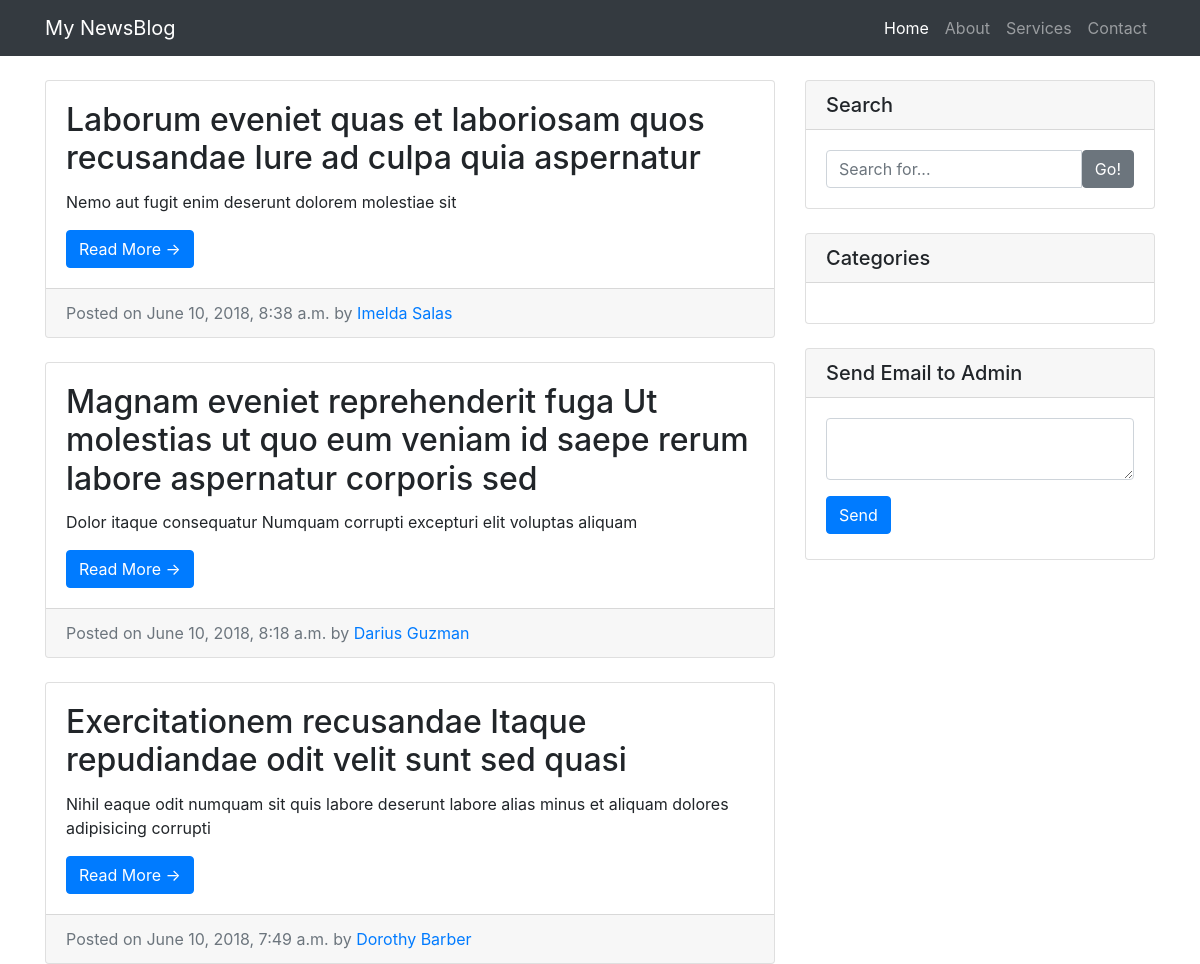
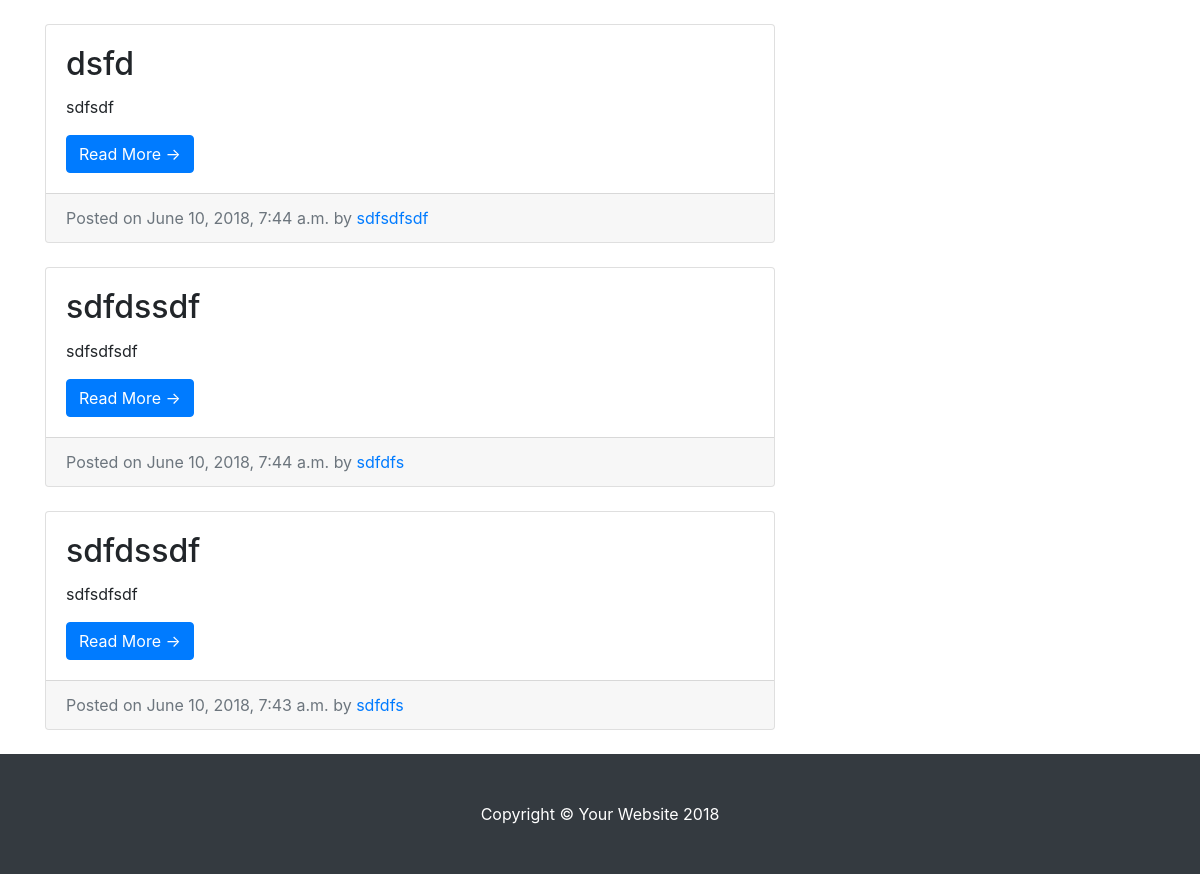
The page /news/ on the database as committed earlier (2 pictures, top to bottom).
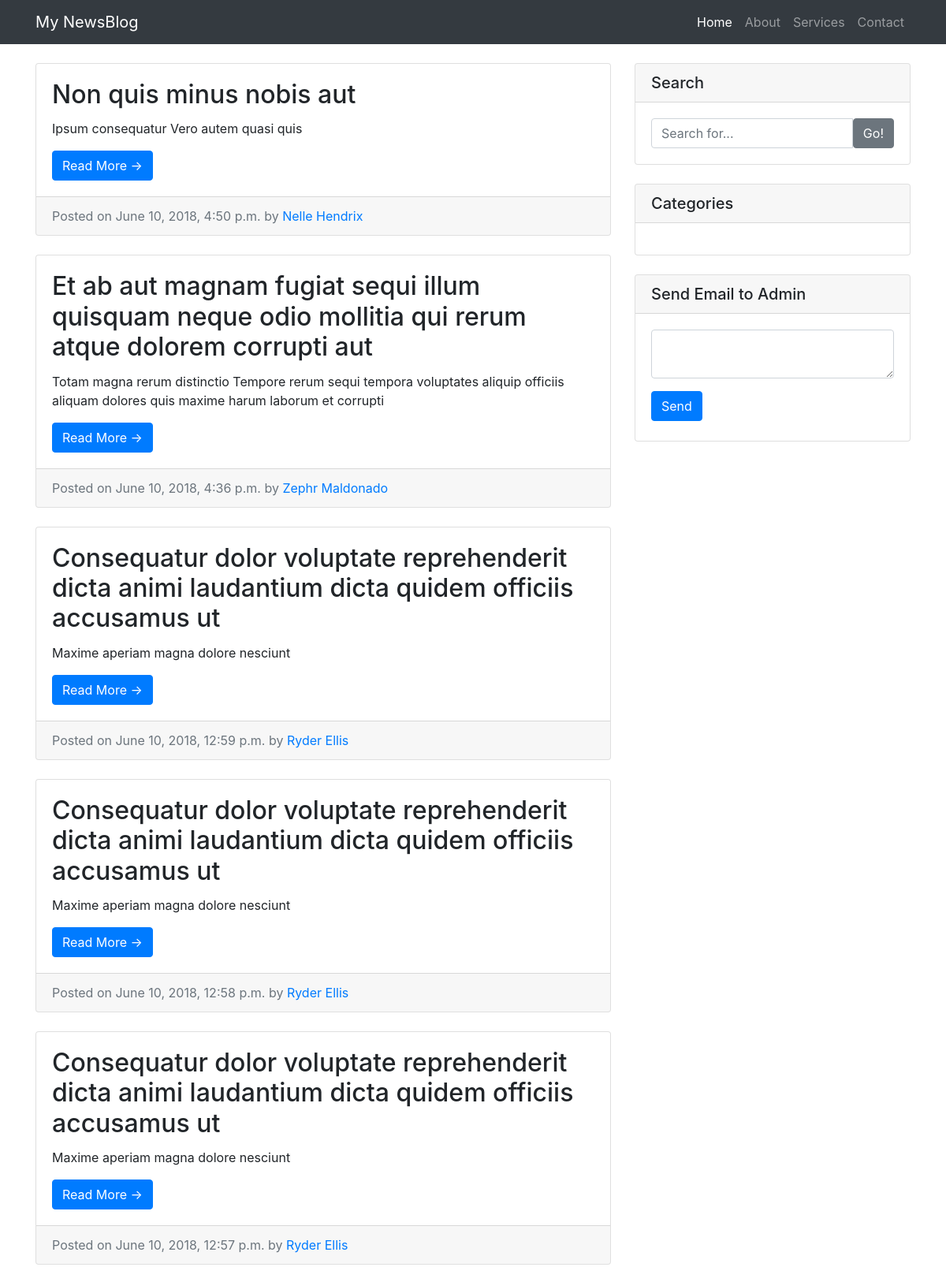
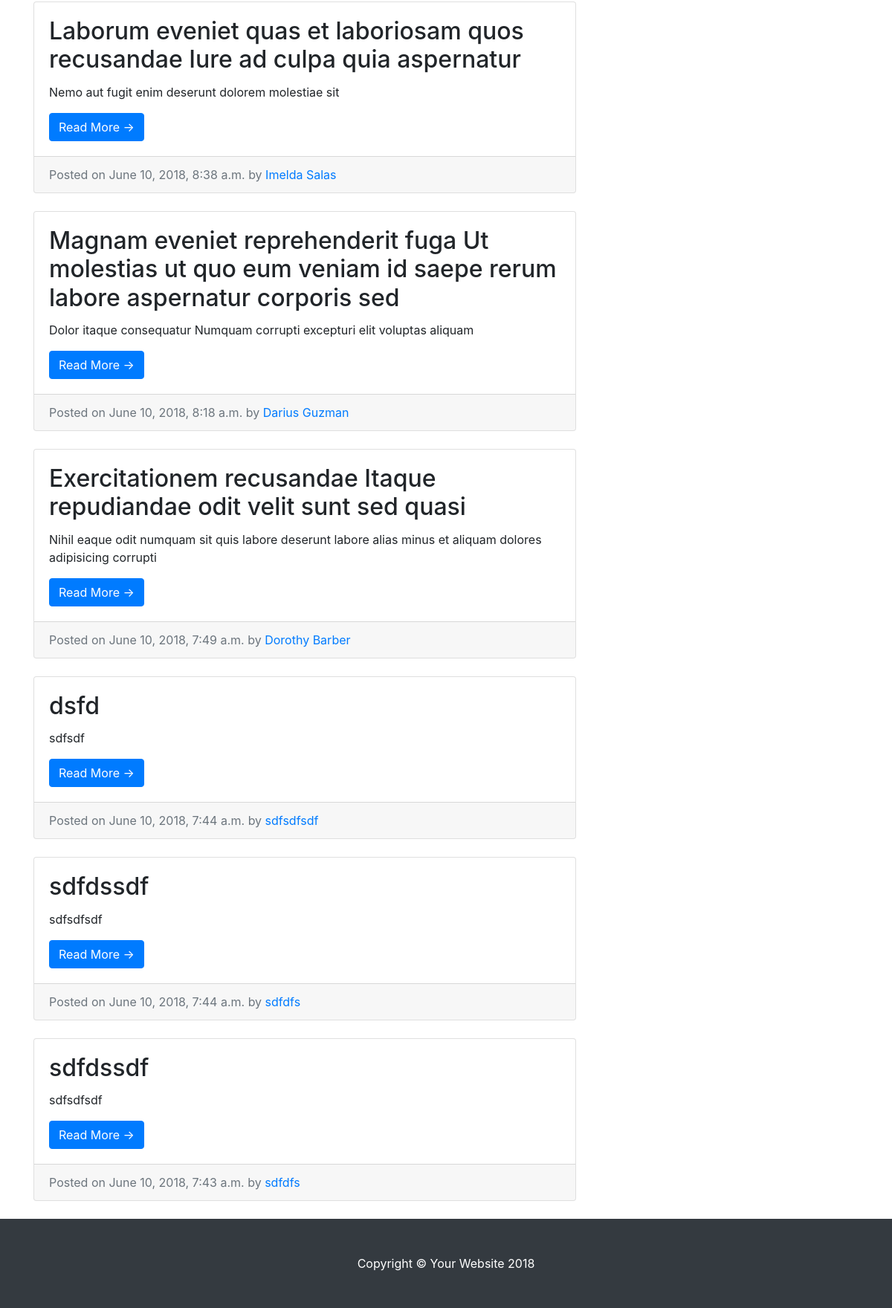
The same page on the database as committed later (2 pictures, top to bottom).
### news/models.py (models this page shows)
class News(models.Model):
    class Meta:
        db_table = 'news'
        default_permissions = ()
    id = models.AutoField(primary_key = True)
    title = models.CharField(max_length = 200, null=True)
    author = models.CharField(max_length = 200, null=True)
    content = models.TextField(null=True)
    synopsis = models.TextField(null=True)
    is_published = models.BooleanField(default=False)
    created_at = models.DateTimeField(auto_now=False, auto_now_add=True)
    updated_at = models.DateTimeField(auto_now=True, auto_now_add=False)
    published_at = models.DateTimeField(null=True)

### news/views.py (the view)
# urls.py: path('', views.index, name="index"),
@cache_page(60 * 15)
def index(request):
    try:
        news_items = News.objects.filter(is_published = True).order_by('-published_at')
        last_inserted_item = News.objects.filter(is_published = True).last()
        return render(request, 'index.html', {'news_items':news_items, 'last_item_id': last_inserted_item.id})
    except:
        return render(request, '500.html', {'msg':"Something went wrong"})

### news/templates/index.html (shortened to what this page needs)
{% extends "base.html" %}
{% load static %}
{% block content %}
<div class="row">
    <div class="col-md-8">
      {% for item in news_items %}
      <div class="card mb-4">
        <div class="card-body">
          <h2 class="card-title">{{item.title}}</h2>
          <p class="card-text">{{item.synopsis}}</p>
          <a href="view/{{item.id}}" target="_blank" class="btn btn-primary">Read More &rarr;</a>
        </div>
        <div class="card-footer text-muted">
          Posted on {{item.published_at}} by
          <a href="#">{{item.author}}</a>
        </div>
      </div>
      {% endfor %}
    </div>
    <div class="col-md-4">
      <div class="card my-4">
        <h5 class="card-header">Search</h5>
        <div class="card-body">
          <div class="input-group">
            <input type="text" class="form-control" placeholder="Search for...">
            <span class="input-group-btn">
              <button class="btn btn-secondary" type="button">Go!</button>
            </span>
          </div>
        </div>
      </div>
      <div class="card my-4">
        <h5 class="card-header">Categories</h5>
        <div class="card-body">
        </div>
      </div>
      <div class="card my-4">
        <h5 class="card-header">Send Email to Admin</h5>
        <div class="card-body">
            <form name="email_form" id="email_form" action="/news/email" method="POST">
                <div class="form-group">
                    <textarea class="form-control" type="text" id="email_content" name="email_content" required></textarea>
                </div>
                <button class="btn btn-fw btn-primary pull-right" type="submit" style="margin-bottom: 5px;margin-right: 36px;">Send</button>
            </form>
        </div>
      </div>
    </div>
  </div>
{% endblock %}

### news/templates/base.html (shortened to what this page needs)
<!DOCTYPE html>
<html lang="en">
{% load static %}
{% get_static_prefix as STATIC_PREFIX %}
{% get_media_prefix as MEDIA_PREFIX %}
{% block html_head%}
  <head>
    <link href="{{STATIC_PREFIX}}vendor/bootstrap/css/bootstrap.min.css" rel="stylesheet">
    <link href="{{STATIC_PREFIX}}css/blog-home.css" rel="stylesheet">
  </head>
  {% endblock html_head %}
  {% block html_body %}
  <body>
    <nav class="navbar navbar-expand-lg navbar-dark bg-dark fixed-top">
      <div class="container">
        <a class="navbar-brand" href="#">My NewsBlog</a>
        <div class="collapse navbar-collapse" id="navbarResponsive">
          <ul class="navbar-nav ml-auto">
            <li class="nav-item active">
              <a class="nav-link" href="#">Home
              </a>
            </li>
            <li class="nav-item">
              <a class="nav-link" href="#">About</a>
            </li>
            <li class="nav-item">
              <a class="nav-link" href="#">Services</a>
            </li>
            <li class="nav-item">
              <a class="nav-link" href="#">Contact</a>
            </li>
          </ul>
        </div>
      </div>
    </nav>
    <div class="container">
    {% block content %}
    {% endblock %}
    </div>
    <footer class="py-5 bg-dark">
      <div class="container">
        <p class="m-0 text-center text-white">Copyright &copy; Your Website 2018</p>
      </div>
    </footer>
  </body>
  {% endblock html_body %}
</html>

### news/static/css/blog-home.css (style rules this page uses)
body { padding-top: 54px; }
@media (min-width: 992px) { body { padding-top: 56px; } }

Rows that differ between the two databases and show on the page:
added News: title "Non quis minus nobis aut", synopsis "Ipsum consequatur Vero autem quasi quis", published_at "June 10, 2018, 4:50 p.m.", author "Nelle Hendrix"
added News: title "Et ab aut magnam fugiat sequi illum quisquam neque odio mollitia qui rerum atque dolorem corrupti aut", synopsis "Totam magna rerum distinctio Tempore rerum sequi tempora voluptates aliquip officiis aliquam dolores quis maxime harum laborum et corrupti", published_at "June 10, 2018, 4:36 p.m.", author "Zephr Maldonado"
added News: title "Consequatur dolor voluptate reprehenderit dicta animi laudantium dicta quidem officiis accusamus ut", synopsis "Maxime aperiam magna dolore nesciunt", published_at "June 10, 2018, 12:59 p.m.", author "Ryder Ellis"
added News: title "Consequatur dolor voluptate reprehenderit dicta animi laudantium dicta quidem officiis accusamus ut", synopsis "Maxime aperiam magna dolore nesciunt", published_at "June 10, 2018, 12:58 p.m.", author "Ryder Ellis"
added News: title "Consequatur dolor voluptate reprehenderit dicta animi laudantium dicta quidem officiis accusamus ut", synopsis "Maxime aperiam magna dolore nesciunt", published_at "June 10, 2018, 12:57 p.m.", author "Ryder Ellis"
